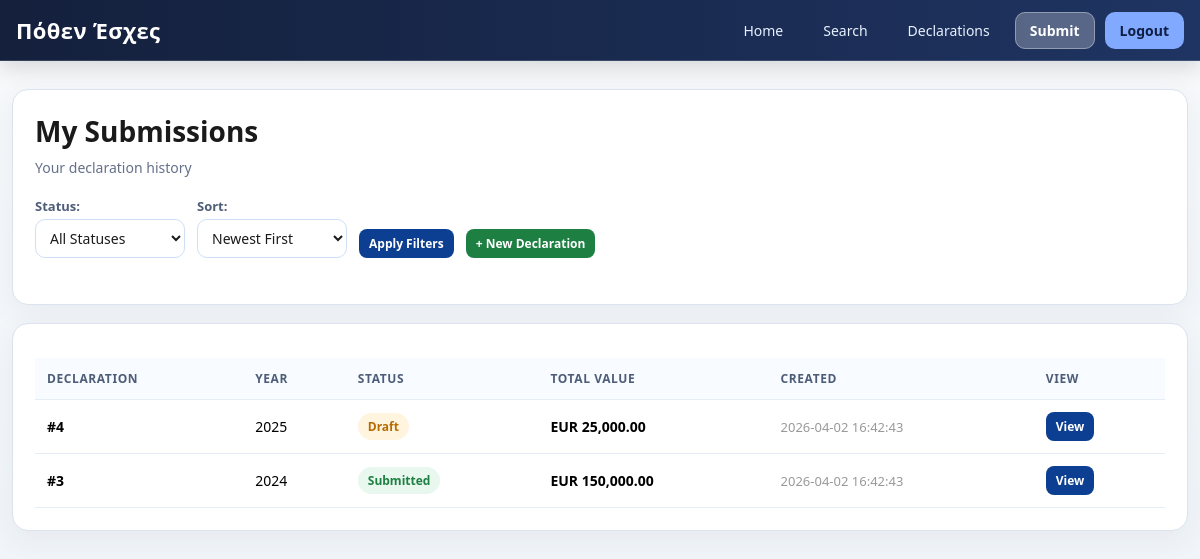
The page /submit/my_submissions.php (signed in) on the database its author committed.
### tables this page shows
CREATE TABLE declarations (
    id INT AUTO_INCREMENT PRIMARY KEY,
    user_id INT DEFAULT NULL,
    politician_id INT DEFAULT NULL,
    title VARCHAR(150) DEFAULT NULL,
    details TEXT DEFAULT NULL,
    year YEAR NOT NULL,
    status ENUM('draft', 'submitted') DEFAULT 'draft',
    created_at TIMESTAMP DEFAULT CURRENT_TIMESTAMP,
    FOREIGN KEY (user_id) REFERENCES users(id) ON DELETE SET NULL,
    FOREIGN KEY (politician_id) REFERENCES politicians(id) ON DELETE CASCADE
);

### submit/my_submissions.php (the view, shortened to what this page needs)
<?php
require_once __DIR__ . '/../includes/db.php';
$userId = (int) $_SESSION['user_id'];
$orderInput = ($_GET['order'] ?? 'newest') === 'oldest' ? 'oldest' : 'newest';
$status = trim($_GET['status'] ?? '');
$status = in_array($status, ['draft', 'submitted'], true) ? $status : '';
$stmt = $pdo->prepare(
    'SELECT d.id, d.year, d.status, d.created_at, COALESCE(SUM(a.value),0) AS total
     FROM declarations d
     INNER JOIN politicians p ON p.id = d.politician_id
     LEFT JOIN assets a ON a.declaration_id = d.id
         WHERE p.user_id = :uid
             AND (:has_status = 0 OR d.status = :status)
     GROUP BY d.id, d.year, d.status, d.created_at
         ORDER BY
             CASE WHEN :order_mode = "oldest" THEN d.created_at END ASC,
             CASE WHEN :order_mode = "newest" THEN d.created_at END DESC,
             CASE WHEN :order_mode = "oldest" THEN d.id END ASC,
             CASE WHEN :order_mode = "newest" THEN d.id END DESC
    '
);
$stmt->execute([
        'uid' => $userId,
        'has_status' => $status === '' ? 0 : 1,
        'status' => $status === '' ? 'draft' : $status,
        'order_mode' => $orderInput,
]);
$rows = $stmt->fetchAll();
$order = $orderInput === 'oldest' ? 'ASC' : 'DESC';
function esc(string $v): string { return htmlspecialchars($v, ENT_QUOTES, 'UTF-8'); }
?>
<!doctype html><html lang="en"><head><link rel="stylesheet" href="../assets/css/header.css"><link rel="stylesheet" href="../assets/css/submit.css"><link rel="stylesheet" href="../assets/css/admin.css"></head><body>
<main class="page-wrap">
<section class="card">
<div class="card-header">
    <h1>My Submissions</h1>
    <p class="card-subtitle">Your declaration history</p>
</div>
<form method="GET" class="filter-bar">
    <div class="filter-group">
        <label for="status-filter">Status:</label>
        <select id="status-filter" name="status">
            <option value="">All Statuses</option>
        </select>
    </div>
    <div class="filter-group">
        <label for="order-filter">Sort:</label>
        <select id="order-filter" name="order">
            <option value="newest" <?= $order === 'DESC' ? 'selected' : '' ?>>Newest First</option>
        </select>
    </div>
    <button type="submit" class="btn btn-sm btn-primary">Apply Filters</button>
    <a href="submit.php" class="btn btn-sm btn-success">+ New Declaration</a>
</form>
</section>
<section class="card">
<div class="table-wrap">
<table class="data-table">
<thead><tr><th>Declaration</th><th>Year</th><th>Status</th><th>Total Value</th><th>Created</th><th>View</th></tr></thead><tbody>
<?php if (count($rows) === 0): ?>
    <tr><td colspan="6" class="text-center text-muted">No submissions yet. <a href="submit.php">Create one now</a></td></tr>
<?php else: ?>
    <?php foreach ($rows as $row): ?>
    <tr>
    <td><strong>#<?= (int)$row['id'] ?></strong></td>
    <td><?= esc((string)$row['year']) ?></td>
    <td><span class="status-badge status-<?= strtolower($row['status']) ?>"><?= ucfirst(esc((string)$row['status'])) ?></span></td>
    <td><strong>EUR <?= number_format((float)$row['total'],2) ?></strong></td>
    <td><small class="text-muted"><?= esc((string)$row['created_at']) ?></small></td>
    <td><a href="../modules/declaration.php?id=<?= (int)$row['id'] ?>" class="btn btn-sm btn-primary">View</a></td>
    </tr>
    <?php endforeach; ?>
<?php endif; ?>
</tbody></table></div></section></main>
</body></html>

### assets/css/header.css (style rules this page uses)
.header-container { position: sticky; top: 0; z-index: 200; background: linear-gradient(90deg, #14203c 0%, #1f3462 100%); color: #fff; border-bottom: 1px solid rgba(255,255,255,0.15); box-shadow: 0 8px 20px rgba(0,0,0,0.12); }
.navbar { display: flex; align-items: center; justify-content: space-between; max-width: 1200px; margin: 0 auto; min-height: 60px; position: relative; padding: 0 16px; }
.navbar-brand { font-size: 22px; font-weight: 700; color: #fff; text-decoration: none; letter-spacing: 0.4px; }
.navbar-menu { list-style: none; display: flex; align-items: center; gap: 10px; margin: 0; padding: 0; }
.navbar-menu li a { font-size: 14px; color: #e7f1ff; text-decoration: none; padding: 8px 14px; border-radius: 10px; transition: background 0.2s, color 0.2s; border: 1px solid transparent; }
.navbar-menu li a.active { background: rgba(255,255,255,0.26); color: #fff; font-weight: 600; border-color: rgba(255,255,255,0.35); }
.btn-register, .btn-logout { background: #81a9ff !important; color: #0f1e43 !important; border: 1px solid rgba(255,255,255,0.3); font-weight: 700 !important; }

### assets/css/submit.css (style rules this page uses)
* { box-sizing: border-box; }
body { margin: 0; font-family: "Segoe UI", Tahoma, Geneva, Verdana, sans-serif; background: linear-gradient(180deg, #f7f9fb 0%, #eef3f8 100%); min-height: 100vh; display: flex; flex-direction: column; }
.page-wrap { width: min(1000px, 100% - 24px); margin: 28px auto 48px; }
.card { background: #fff; border: 1px solid #dbe3ee; border-radius: 16px; padding: 24px; box-shadow: 0 8px 30px rgba(28, 48, 77, 0.06); }
.card h1 { margin-top: 0; margin-bottom: 8px; color: #1a1a1a; font-size: 28px; }
.card-header { margin-bottom: 20px; }
.card-subtitle { margin: 4px 0 0; color: #647089; font-size: 14px; }
input[type="text"], input[type="email"], input[type="password"], input[type="number"], select, button { font-family: inherit; }
input[type="text"], input[type="email"], input[type="password"], input[type="number"], select { width: 100%; border: 1px solid #cfe0f6; border-radius: 8px; padding: 10px 12px; font-size: 14px; color: #1a1a1a; background: #fff; transition: border-color 0.2s ease; }
.btn { border: none; border-radius: 8px; padding: 10px 16px; font-size: 14px; font-weight: 600; cursor: pointer; transition: all 0.2s ease; display: inline-flex; align-items: center; justify-content: center; gap: 6px; text-decoration: none; }
.btn-primary { background: #0c3f91; border: none; color: #fff; }
.btn-success { background: #1d7f41; color: #fff; }
.btn-sm { padding: 6px 10px; font-size: 12px; }
button { margin-top: 0; max-width: 100%; background: #0c3f91; border: none; border-color: #0c3f91; color: #fff; font-weight: 700; cursor: pointer; border-radius: 8px; padding: 10px 16px; }
.filter-bar { display: flex; align-items: flex-end; gap: 12px; flex-wrap: wrap; padding-bottom: 12px; margin-bottom: 12px; }
.filter-group { display: flex; flex-direction: column; gap: 4px; }
.filter-group label { font-weight: 600; font-size: 13px; color: #4d5d78; }
.filter-group select { min-width: 150px; }
.data-table { width: 100%; border-collapse: collapse; font-size: 14px; }
.data-table thead { background: #f8fbff; }
.data-table th { text-align: left; padding: 12px; border-bottom: 1px solid #e5edf7; text-transform: uppercase; letter-spacing: 0.05em; font-size: 12px; color: #4d5d78; font-weight: 600; }
.data-table td { text-align: left; padding: 12px; border-bottom: 1px solid #e5edf7; }
.table-wrap { overflow-x: auto; margin-top: 12px; }
.status-badge { display: inline-flex; padding: 5px 10px; border-radius: 999px; text-transform: capitalize; font-size: 12px; font-weight: 600; }
.status-badge.status-draft { background: #fff5df; color: #b86a00; }
.status-badge.status-submitted { background: #e8f8ee; color: #1d7f41; }
.text-muted { color: #999; font-size: 13px; }
small { color: #999; }

### rows shown on the page
declarations: id "4", year "2025", status "Draft", total "25,000.00", created_at "2026-04-02 16:42:43"
declarations: id "3", year "2024", status "Submitted", total "150,000.00", created_at "2026-04-02 16:42:43"
